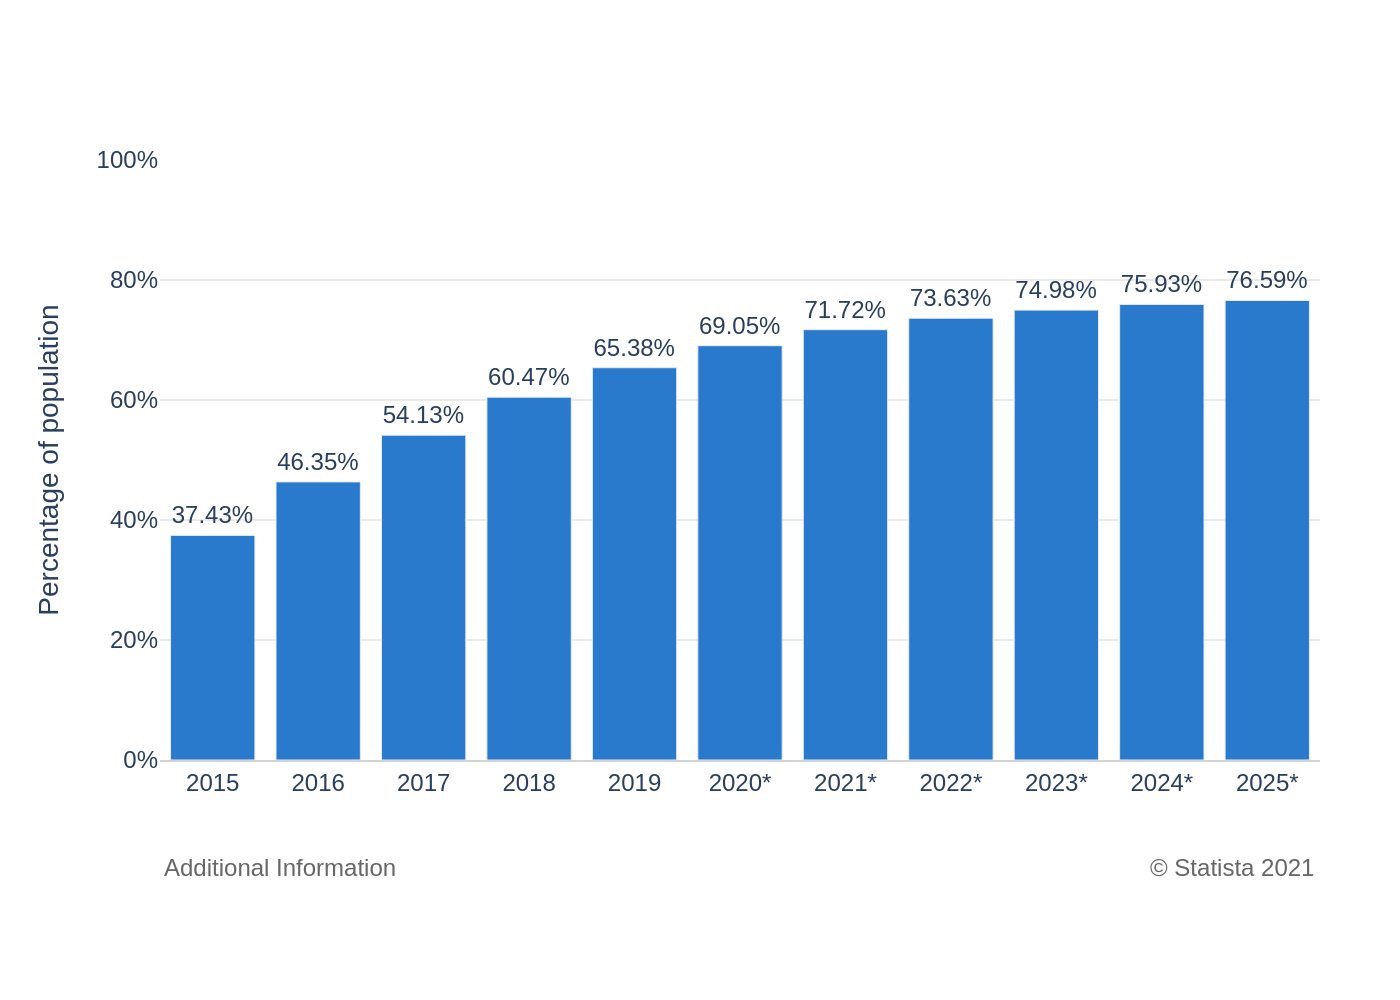

The script that drew this image:
import sys
import json
from pathlib import Path
import plotly.graph_objects as go

# Check for command-line argument
if len(sys.argv) != 2:
    print("Usage: python create_chart.py <json_file_path>")
    sys.exit(1)

# Get JSON file path from command-line argument
json_file_path = Path(sys.argv[1])
if not json_file_path.is_file():
    print(f"Error: File not found at {json_file_path}")
    sys.exit(1)

# Read data from the JSON file
with open(json_file_path, 'r', encoding='utf-8') as f:
    chart_data = json.load(f)

# Extract data and texts from the JSON structure
data = chart_data['chart_data']
texts = chart_data['texts']
colors = chart_data['colors']

# Prepare data for Plotly
categories = [item['category'] for item in data]
values = [item['value'] for item in data]

# Create the figure
fig = go.Figure()

# Add the bar trace
fig.add_trace(go.Bar(
    x=categories,
    y=values,
    marker_color=colors[0],
    text=[f'{v:.2f}%' for v in values],
    textposition='outside',
    hoverinfo='none'
))

# Update layout
fig.update_layout(
    font_family="Arial",
    plot_bgcolor='white',
    paper_bgcolor='white',
    showlegend=False,
    title={
        'text': f"{texts.get('title', '')}<br><sup>{texts.get('subtitle', '')}</sup>" if texts.get('title') else None,
        'x': 0.05,
        'xanchor': 'left'
    },
    xaxis=dict(
        title_text=texts.get('x_axis_title'),
        showgrid=False,
        showline=True,
        linecolor='lightgrey',
        tickfont=dict(size=12)
    ),
    yaxis=dict(
        title_text=texts.get('y_axis_title'),
        range=[0, 100],
        dtick=20,
        ticksuffix='%',
        gridcolor='#EAEAEA',
        tickfont=dict(size=12)
    ),
    margin=dict(l=80, r=40, t=80, b=120),
    annotations=[
        dict(
            text=texts['source_note'].get('left', ''),
            showarrow=False,
            xref='paper',
            yref='paper',
            x=0,
            y=-0.15,
            xanchor='left',
            yanchor='top',
            align='left',
            font=dict(size=12, color="#666666")
        ),
        dict(
            text=texts['source_note'].get('right', ''),
            showarrow=False,
            xref='paper',
            yref='paper',
            x=1,
            y=-0.15,
            xanchor='right',
            yanchor='top',
            align='right',
            font=dict(size=12, color="#666666")
        )
    ]
)

# Set position for the text above bars
fig.update_traces(
    textfont_size=12,
    textangle=0,
    cliponaxis=False
)

# Generate the output PNG filename from the JSON filename
output_filename = json_file_path.with_suffix('.png')

# Save the figure as a PNG image
fig.write_image(output_filename, scale=2)

print(f"Chart saved to {output_filename}")
